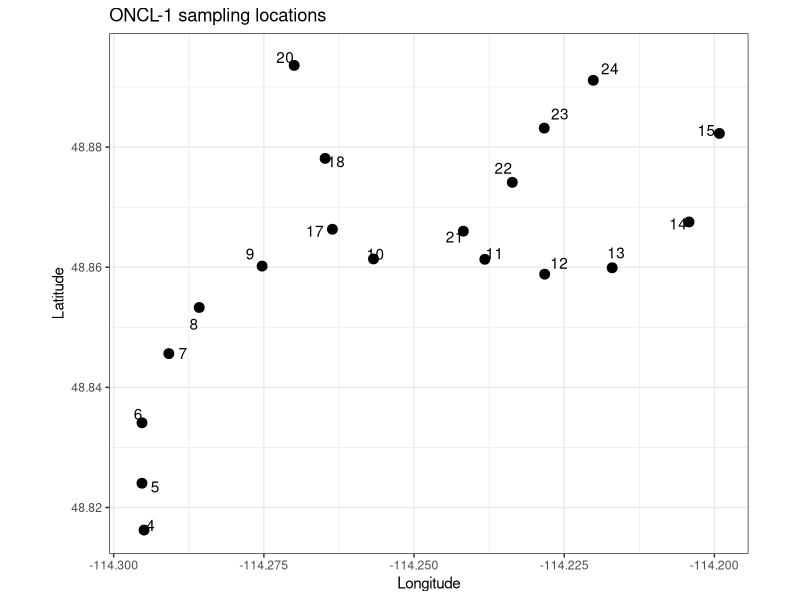
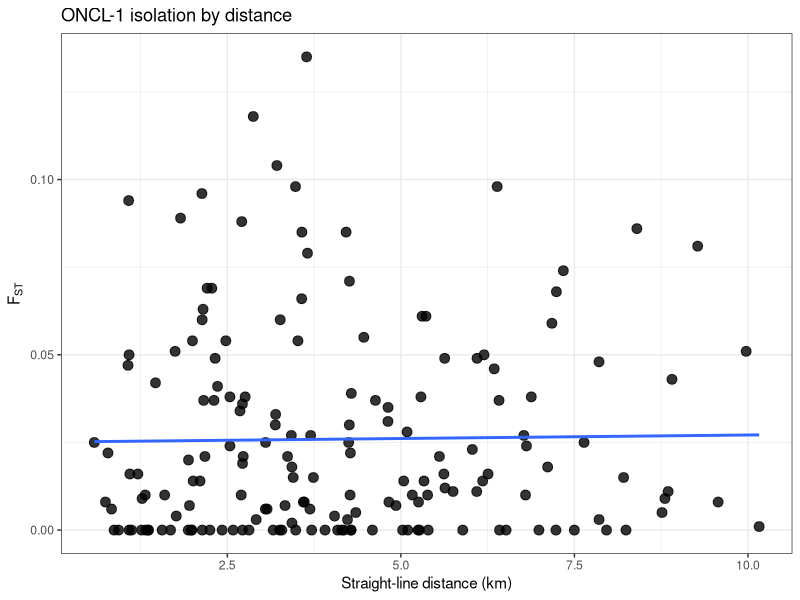

Write R code to recreate these figures, in order. (Note: this script raises an error after producing the figures.)
# -----------------------------
# ONCL-1 cutthroat trout
# site coordinates + FST matrix + IBD plot
# -----------------------------

library(ggplot2)
library(geosphere)

# ------------------------------
# paths
# ------------------------------
save_dir <- "/Users/johnmccall/Library/CloudStorage/OneDrive-TheOhioStateUniversity/Spring_2026/Landgen_DGS/DGS-Patterns-of-Fish-Diversity/DGS-Patterns-of-Fish-Diversity/Objective 2/Data/ONCL-1/"

# ------------------------------
# 0) site coordinates
# ------------------------------
ONCL_1_coords <- data.frame(
  site = c("4","5","6","7","8","9","10","11","12","13","14","15","17","18","20","21","22","23","24"),
  lat  = c(48.81624,48.82404,48.83410,48.84562,48.85330,48.86019,48.86138,
           48.86132,48.85884,48.85991,48.86753,48.88227,48.86632,48.87812,
           48.89360,48.86600,48.87413,48.88316,48.89112),
  lon  = c(-114.29494,-114.29529,-114.29529,-114.29082,-114.28576,-114.27529,
           -114.25675,-114.23821,-114.22825,-114.21701,-114.20422,-114.19916,
           -114.26359,-114.26480,-114.26995,-114.24179,-114.23364,-114.22832,
           -114.22016),
  stringsAsFactors = FALSE
)

# ------------------------------
# 1) pairwise FST matrix
# ------------------------------
ONCL_1_fst <- matrix(
  0,
  nrow = nrow(ONCL_1_coords),
  ncol = nrow(ONCL_1_coords),
  dimnames = list(ONCL_1_coords$site, ONCL_1_coords$site)
)

ONCL_1_fst["5",  c("4")] <- c(0.000)

ONCL_1_fst["6",  c("4","5")] <- c(0.000, 0.000)

ONCL_1_fst["7",  c("4","5","6")] <- c(0.000, 0.000, 0.000)

ONCL_1_fst["8",  c("4","5","6","7")] <- c(0.000, 0.007, 0.000, 0.000)

ONCL_1_fst["9",  c("4","5","6","7","8")] <- c(0.000, 0.000, 0.000, 0.000, 0.000)

ONCL_1_fst["10", c("4","5","6","7","8","9")] <- c(0.011, 0.000, 0.000, 0.025, 0.037, 0.000)

ONCL_1_fst["11", c("4","5","6","7","8","9","10")] <- c(0.000, 0.000, 0.010, 0.003, 0.008, 0.000, 0.000)

ONCL_1_fst["12", c("4","5","6","7","8","9","10","11")] <- c(0.024, 0.016, 0.049, 0.031, 0.030, 0.015, 0.014, 0.022)

ONCL_1_fst["13", c("4","5","6","7","8","9","10","11","12")] <- c(0.000, 0.000, 0.037, 0.012, 0.028, 0.010, 0.003, 0.000, 0.006)

ONCL_1_fst["14", c("4","5","6","7","8","9","10","11","12","13")] <- c(0.005, 0.000, 0.025, 0.010, 0.014, 0.000, 0.000, 0.000, 0.014, 0.000)

ONCL_1_fst["15", c("4","5","6","7","8","9","10","11","12","13","14")] <- c(0.001, 0.008, 0.011, 0.003, 0.018, 0.011, 0.035, 0.006, 0.021, 0.000, 0.000)

ONCL_1_fst["17", c("4","5","6","7","8","9","10","11","12","13","14","15")] <- c(0.023, 0.000, 0.022, 0.006, 0.021, 0.016, 0.008, 0.020, 0.019, 0.000, 0.005, 0.014)

ONCL_1_fst["18", c("4","5","6","7","8","9","10","11","12","13","14","15","17")] <- c(0.000, 0.000, 0.010, 0.000, 0.000, 0.000, 0.007, 0.010, 0.002, 0.004, 0.000, 0.008, 0.010)

ONCL_1_fst["20", c("4","5","6","7","8","9","10","11","12","13","14","15","17","18")] <- c(0.009, 0.000, 0.038, 0.021, 0.037, 0.015, 0.000, 0.000, 0.007, 0.000, 0.016, 0.014, 0.006, 0.004)

ONCL_1_fst["21", c("4","5","6","7","8","9","10","11","12","13","14","15","17","18","20")] <- c(0.027, 0.049, 0.038, 0.025, 0.054, 0.024, 0.016, 0.025, 0.009, 0.000, 0.038, 0.008, 0.010, 0.037, 0.027)

ONCL_1_fst["22", c("4","5","6","7","8","9","10","11","12","13","14","15","17","18","20","21")] <- c(0.048, 0.059, 0.046, 0.008, 0.055, 0.027, 0.069, 0.042, 0.051, 0.054, 0.069, 0.034, 0.041, 0.049, 0.018, 0.050)

ONCL_1_fst["23", c("4","5","6","7","8","9","10","11","12","13","14","15","17","18","20","21","22")] <- c(0.043, 0.015, 0.074, 0.050, 0.061, 0.039, 0.033, 0.038, 0.088, 0.036, 0.054, 0.060, 0.030, 0.021, 0.060, 0.063, 0.094)

ONCL_1_fst["24", c("4","5","6","7","8","9","10","11","12","13","14","15","17","18","20","21","22","23")] <- c(0.051, 0.081, 0.086, 0.068, 0.098, 0.061, 0.071, 0.066, 0.135, 0.098, 0.118, 0.089, 0.085, 0.085, 0.079, 0.104, 0.096, 0.047)

ONCL_1_fst[upper.tri(ONCL_1_fst)] <- t(ONCL_1_fst)[upper.tri(ONCL_1_fst)]
diag(ONCL_1_fst) <- 0
ONCL_1_fst[ONCL_1_fst < 0] <- 0

# ------------------------------
# 2) map of sampling locations
# ------------------------------
ggplot(ONCL_1_coords, aes(x = lon, y = lat)) +
  geom_point(size = 3) +
  geom_text(aes(label = site), position = position_jitter(width = 0.003, height = 0.003)) +
  coord_equal() +
  theme_bw() +
  labs(
    x = "Longitude",
    y = "Latitude",
    title = "ONCL-1 sampling locations"
  )

# ------------------------------
# 3) geographic distance matrix
# straight-line distance in km
# ------------------------------
geo_dist_km <- geosphere::distm(
  as.matrix(ONCL_1_coords[, c("lon", "lat")]),
  fun = geosphere::distHaversine
) / 1000

rownames(geo_dist_km) <- ONCL_1_coords$site
colnames(geo_dist_km) <- ONCL_1_coords$site

# ------------------------------
# 4) pairwise dataframe for IBD plot
# ------------------------------
ibd_df <- data.frame(
  site1 = rownames(ONCL_1_fst)[row(ONCL_1_fst)[upper.tri(ONCL_1_fst)]],
  site2 = colnames(ONCL_1_fst)[col(ONCL_1_fst)[upper.tri(ONCL_1_fst)]],
  fst = ONCL_1_fst[upper.tri(ONCL_1_fst)],
  dist_km = geo_dist_km[upper.tri(geo_dist_km)]
)

# ------------------------------
# 5) IBD plot
# ------------------------------
ggplot(ibd_df, aes(x = dist_km, y = fst)) +
  geom_point(size = 3, alpha = 0.8) +
  geom_smooth(method = "lm", se = FALSE) +
  theme_bw() +
  labs(
    x = "Straight-line distance (km)",
    y = expression(F[ST]),
    title = "ONCL-1 isolation by distance"
  )

# ------------------------------
# 6) quick checks
# ------------------------------
stopifnot(identical(rownames(ONCL_1_fst), ONCL_1_coords$site))
stopifnot(identical(colnames(ONCL_1_fst), ONCL_1_coords$site))
stopifnot(isTRUE(all.equal(ONCL_1_fst, t(ONCL_1_fst))))

# ------------------------------
# 7) save RData
# ------------------------------
out_dir <- file.path(save_dir, "data")

if (!dir.exists(out_dir)) {
  dir.create(out_dir, recursive = TRUE)
}

save(
  ONCL_1_fst,
  ONCL_1_coords,
  file = file.path(out_dir, "ONCL-1.RData")
)
